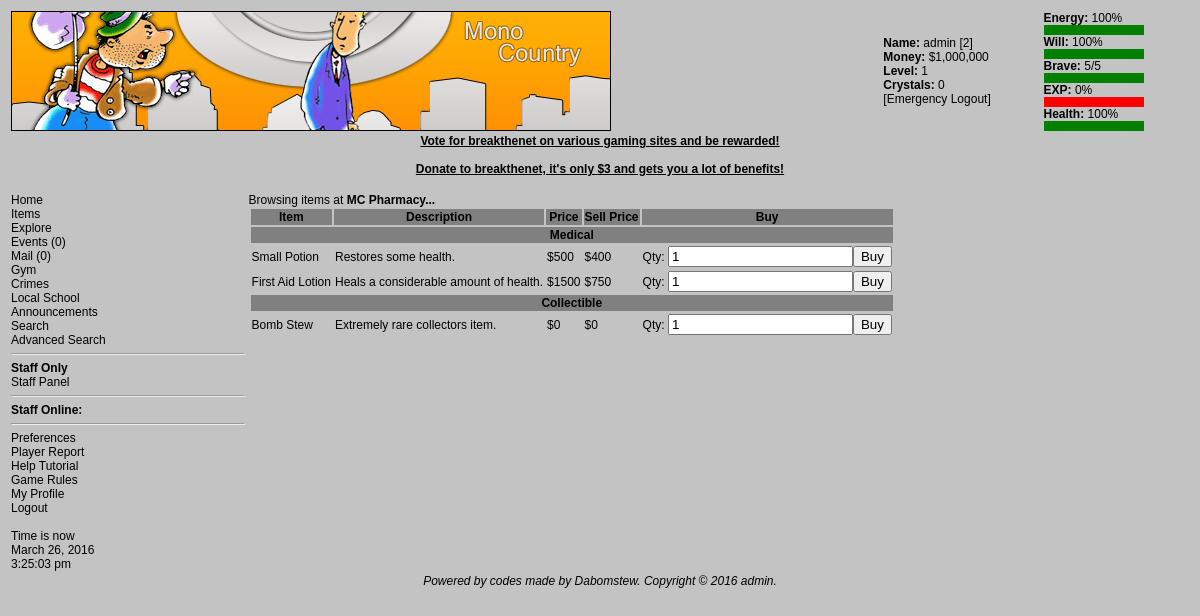
Page /shops.php?shop=2 (signed in) on the committed database.
### tables this page shows
CREATE TABLE `shops` (
  `shopID` int(11) NOT NULL AUTO_INCREMENT,
  `shopLOCATION` int(11) NOT NULL DEFAULT '0',
  `shopNAME` varchar(255) NOT NULL DEFAULT '',
  `shopDESCRIPTION` text NOT NULL,
  PRIMARY KEY (`shopID`)
);

CREATE TABLE `shopitems` (
  `sitemID` int(11) NOT NULL AUTO_INCREMENT,
  `sitemSHOP` int(11) NOT NULL DEFAULT '0',
  `sitemITEMID` int(11) NOT NULL DEFAULT '0',
  PRIMARY KEY (`sitemID`)
);

CREATE TABLE `itemtypes` (
  `itmtypeid` int(11) NOT NULL AUTO_INCREMENT,
  `itmtypename` varchar(255) NOT NULL DEFAULT '',
  PRIMARY KEY (`itmtypeid`)
);

CREATE TABLE `items` (
  `itmid` int(11) NOT NULL AUTO_INCREMENT,
  `itmtype` int(11) NOT NULL DEFAULT '0',
  `itmname` varchar(255) NOT NULL DEFAULT '',
  `itmdesc` text NOT NULL,
  `itmbuyprice` int(11) NOT NULL DEFAULT '0',
  `itmsellprice` int(11) NOT NULL DEFAULT '0',
  `itmbuyable` int(11) NOT NULL DEFAULT '0',
  PRIMARY KEY (`itmid`)
);

### shops.php (the view, shortened to what this page needs)
<?php
$userid = $_SESSION['userid'];
require "header.php";
global $c;
$is =
        mysql_query(
                "SELECT u.*,us.* FROM users u LEFT JOIN userstats us ON u.userid=us.userid WHERE u.userid=$userid",
                $c) or die(mysql_error());
$ir = mysql_fetch_array($is);
if (!$_GET['shop'])
{
    print "You begin looking through town and you see a few shops.<br />";
    $q =
            mysql_query(
                    "SELECT * FROM shops WHERE shopLOCATION={$ir['location']}",
                    $c);
    print
            "<table width=85%><tr style='background: gray;'><th>Shop</th><th>Description</th></tr>";
    while ($r = mysql_fetch_array($q))
    {
        print
                "<tr><td><a href='shops.php?shop={$r['shopID']}'>{$r['shopNAME']}</a></td><td>{$r['shopDESCRIPTION']}</td></tr>";
    }
    print "</table>";
}
else
{
    $sd = mysql_query("SELECT * FROM shops WHERE shopID={$_GET['shop']}", $c);
    if (mysql_num_rows($sd))
    {
        $shopdata = mysql_fetch_array($sd);
        if ($shopdata['shopLOCATION'] == $ir['location'])
        {
            print
                    "Browsing items at <b>{$shopdata['shopNAME']}...</b><br />
<table><tr style='background: gray;'><th>Item</th><th>Description</th><th>Price</th><th>Sell Price</th><th>Buy</th></tr>";
            $qtwo =
                    mysql_query(
                            "SELECT si.*,i.*,it.* FROM shopitems si LEFT JOIN items i ON si.sitemITEMID=i.itmid LEFT JOIN itemtypes it ON i.itmtype=it.itmtypeid WHERE si.sitemSHOP={$_GET['shop']} ORDER BY i.itmtype ASC, i.itmbuyprice ASC, i.itmname ASC",
                            $c) or die(mysql_error());
            $lt = "";
            while ($r = mysql_fetch_array($qtwo))
            {
                if ($lt != $r['itmtypename'])
                {
                    $lt = $r['itmtypename'];
                    print
                            "\n<tr style='background: gray;'><th colspan=5>{$lt}</th></tr>";
                }
                print
                        "\n<tr><td>{$r['itmname']}</td><td>{$r['itmdesc']}</td><td>\${$r['itmbuyprice']}</td><td>\${$r['itmsellprice']}</td><td><form action='itembuy.php?ID={$r['itmid']}' method='post'>Qty: <input type='text' name='qty' value='1' /><input type='submit' value='Buy' /></form></td></tr>";
            }
            print "</table>";
        }
        else
        {
            print "You are trying to access a shop in another city!";
        }
    }
    else
    {
        print "You are trying to access an invalid shop!";
    }
}

### css/game.css (style rules this page uses)
body { font-family: helvetica, arial, geneva, sans-serif; font-size: 9pt; color: black; scrollbar-base-color: #005B70; scrollbar-arrow-color: #F3960B; scrollbar-DarkShadow-Color: #000000; }
table,tr,td { font-family: helvetica, arial, geneva, sans-serif; font-size: 9pt; }

### rows in the picture
shops: shopNAME "MC Pharmacy"
shopitems: itemtypes.itmtypename "Medical", items.itmname "Small Potion", items.itmdesc "Restores some health.", items.itmbuyprice "500", items.itmsellprice "400"
shopitems: items.itmname "First Aid Lotion", items.itmdesc "Heals a considerable amount of health.", items.itmbuyprice "1500", items.itmsellprice "750"
shopitems: itemtypes.itmtypename "Collectible", items.itmname "Bomb Stew", items.itmdesc "Extremely rare collectors item.", items.itmbuyprice "0", items.itmsellprice "0"

### other values in the picture
$u "admin"
$ir['userid'] "2"
$fm "$1,000,000"
$ir['level'] "1"
$ir['crystals'] "0"
$enperc "100"
$wiperc "100"
$ir['brave'] "5"
$ir['maxbrave'] "5"
$experc "0"
$hpperc "100"
